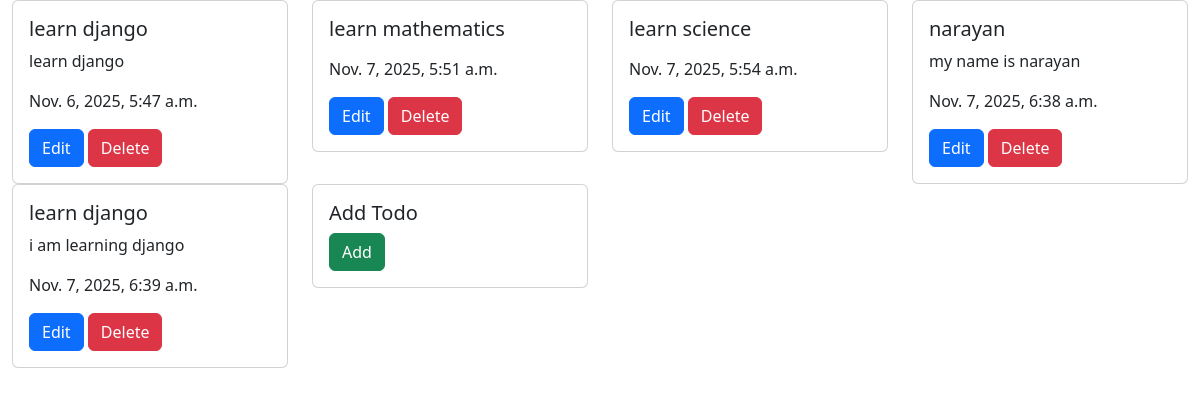
The app's page /, older data.
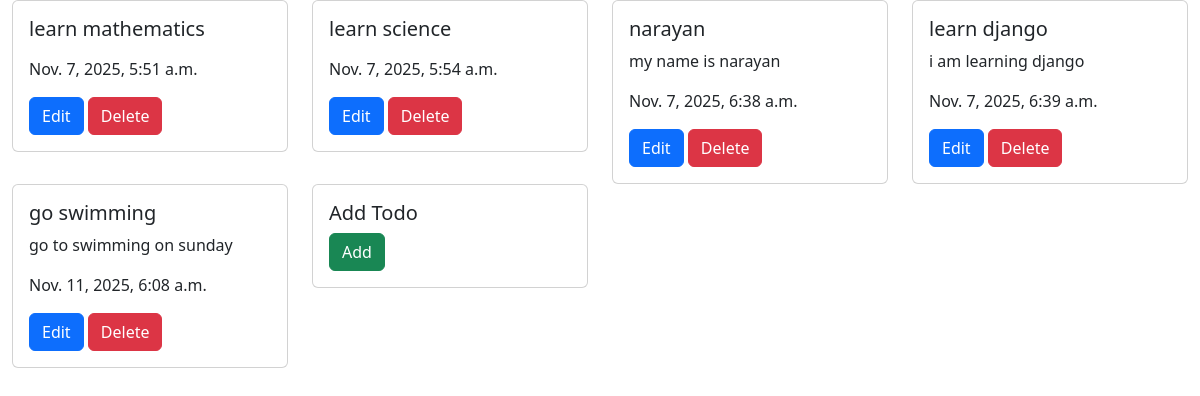
The same page, newer data.
### myApp/models.py (models this page shows, shortened)
class TodoModel(models.Model):
    title = models.CharField(max_length=100, null=False)
    details = models.TextField()
    date = models.DateTimeField(default=timezone.now)

### myApp/views.py (the view)
# urls.py: path("", views.view_todo, name="view_todo"),
def view_todo(request):
    todos = TodoModel.objects.all() #get all todos
    return render(request, "css/view_todo.html", {"todos": todos},)

### templates/css/view_todo.html (shortened to what this page needs)
<!doctype html>
<html lang="en">
  <head>
    <link href="https://cdn.jsdelivr.net/npm/bootstrap@5.3.8/dist/css/bootstrap.min.css" rel="stylesheet">
  </head>
  <body>
    <div class="container-fluid">
        <div class="row">
        {% for todo in todos %}
        <div class="col-sm-3 mb-3 mb-sm-0">
            <div class="card">
                <div class="card-body">
                    <h5 class="card-title">{{ todo.title }}</h5>
                    <p class="card-text">{{ todo.details }}</p>
                    <p class="card-text">{{ todo.date }}</p>
                    <a href="update/{{ todo.pk }}/" class="btn btn-primary">Edit</a>
                    <a href="delete/{{ todo.pk }}/" class="btn btn-danger">Delete</a>
                </div>
            </div>
        </div>
        {% endfor %}
        <div class="col-sm-3 mb-3 mb-sm-0">
            <div class="card">
            <div class="card-body">
                <h5 class="card-title">Add Todo</h5>
                <a href="add/" class="btn btn-success">Add</a>
            </div>
            </div>
        </div>
        </div>
    </div>
  </body>
</html>

Row changes from the older to the newer data that the page shows:
removed TodoModel: title "learn django", details "learn django", date "Nov. 6, 2025, 5:47 a.m."
added TodoModel: title "go swimming", details "go to swimming on sunday", date "Nov. 11, 2025, 6:08 a.m."
